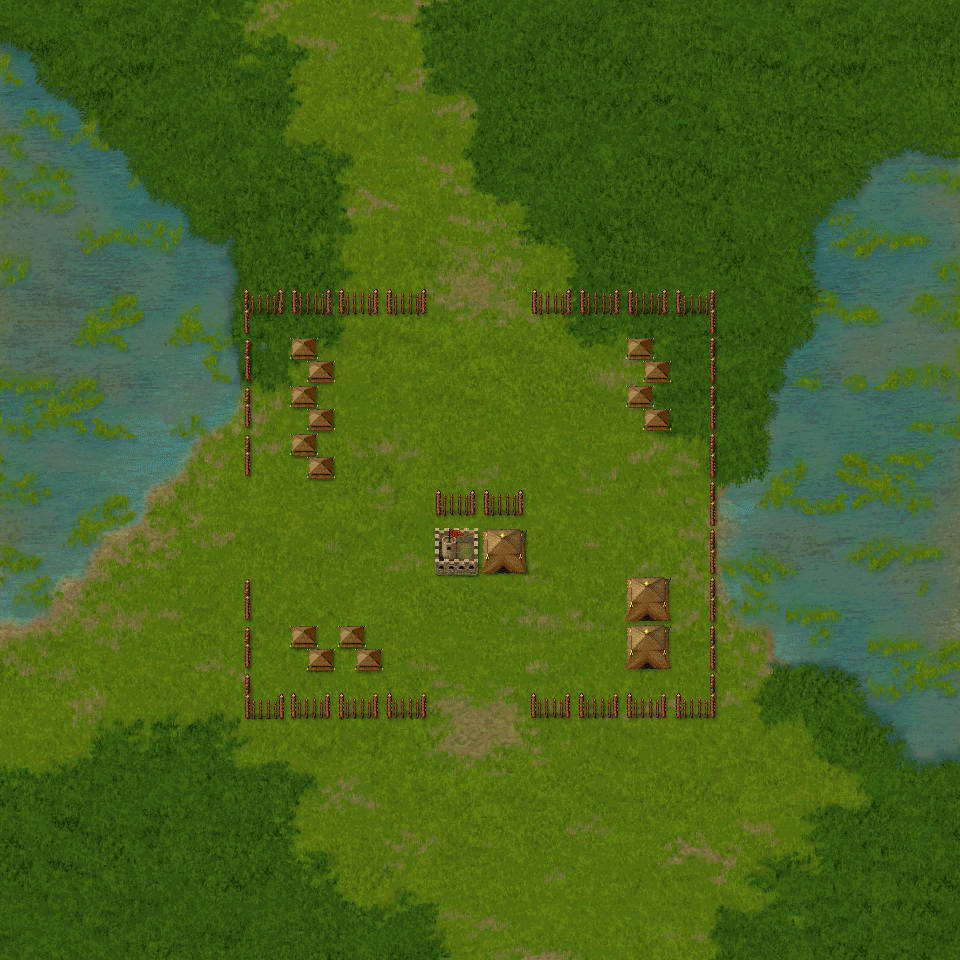

A 2D game scene composited from a Tiled map and its tileset images. What follows is a short description and the map's XML, with each tile layer's data collapsed to a summary:
An orthogonal 20x20 tile map with 48x48 px tiles, 7 tile layers (草原, 平原, 栅栏, 鹿岩, ...) and 54 objects (3x 0, 2x 1, 2x 2, 2x 3, 2x 4, ...).

<map version="1.0" orientation="orthogonal" width="20" height="20" tilewidth="48" tileheight="48">
 <tileset firstgid="1" name="1-1" tilewidth="48" tileheight="48">
  <image source="map/1-1.jpg" trans="ff00ff" width="960" height="960" />
 </tileset>
 <layer name="草原" width="20" height="20">
  <data>[400 cells, 128 non-empty, 128 distinct tile ids]</data>
 </layer>
 <layer name="平原" width="20" height="20">
  <data>[400 cells, 146 non-empty, 146 distinct tile ids]</data>
 </layer>
 <layer name="栅栏" width="20" height="20">
  <data>[400 cells, 30 non-empty, 30 distinct tile ids]</data>
 </layer>
 <objectgroup name="friendAIBegin" width="20" height="20">
  <object name="0" x="672" y="48" width="48" height="48">
   <properties>
    <property name="orientation" value="1" />
   </properties>
  </object>
  <object name="1" x="624" y="96" width="48" height="48">
   <properties>
    <property name="orientation" value="1" />
   </properties>
  </object>
  <object name="2" x="624" y="48" width="48" height="48">
   <properties>
    <property name="orientation" value="1" />
   </properties>
  </object>
  <object name="3" x="480" y="816" width="48" height="48">
   <properties>
    <property name="orientation" value="0" />
   </properties>
  </object>
  <object name="4" x="432" y="864" width="48" height="48">
   <properties>
    <property name="orientation" value="0" />
   </properties>
  </object>
  <object name="5" x="576" y="816" width="48" height="48">
   <properties>
    <property name="orientation" value="0" />
   </properties>
  </object>
  <object name="6" x="288" y="0" width="48" height="48">
   <properties>
    <property name="orientation" value="1" />
   </properties>
  </object>
  <object name="7" x="384" y="0" width="48" height="48">
   <properties>
    <property name="orientation" value="1" />
   </properties>
  </object>
  <object name="8" x="336" y="768" width="48" height="48">
   <properties>
    <property name="orientation" value="2" />
   </properties>
  </object>
  <object name="9" x="576" y="768" width="48" height="48">
   <properties>
    <property name="orientation" value="0" />
   </properties>
  </object>
  <object name="10" x="480" y="0" width="48" height="48">
   <properties>
    <property name="orientation" value="1" />
   </properties>
  </object>
 </objectgroup>
 <objectgroup name="playerBegin" width="20" height="20">
  <object name="0" x="336" y="0" width="48" height="48">
   <properties>
    <property name="orientation" value="1" />
   </properties>
  </object>
 </objectgroup>
 <objectgroup name="enemyAIBegin" width="20" height="20">
  <object name="10" x="384" y="480" width="48" height="48">
   <properties>
    <property name="orientation" value="1" />
   </properties>
  </object>
  <object name="13" x="480" y="720" width="48" height="48">
   <properties>
    <property name="orientation" value="1" />
   </properties>
  </object>
  <object name="6" x="480" y="672" width="48" height="48">
   <properties>
    <property name="orientation" value="1" />
   </properties>
  </object>
  <object name="3" x="432" y="720" width="48" height="48">
   <properties>
    <property name="orientation" value="1" />
   </properties>
  </object>
  <object name="4" x="576" y="720" width="48" height="48">
   <properties>
    <property name="orientation" value="1" />
   </properties>
  </object>
  <object name="1" x="480" y="528" width="48" height="48">
   <properties>
    <property name="orientation" value="1" />
   </properties>
  </object>
  <object name="2" x="288" y="768" width="48" height="48">
   <properties>
    <property name="orientation" value="3" />
   </properties>
  </object>
  <object name="12" x="576" y="576" width="48" height="48">
   <properties>
    <property name="orientation" value="1" />
   </properties>
  </object>
  <object name="5" x="432" y="672" width="48" height="48">
   <properties>
    <property name="orientation" value="1" />
   </properties>
  </object>
  <object name="9" x="336" y="528" width="48" height="48">
   <properties>
    <property name="orientation" value="1" />
   </properties>
  </object>
  <object name="7" x="240" y="480" width="48" height="48">
   <properties>
    <property name="orientation" value="1" />
   </properties>
  </object>
  <object name="0" x="432" y="528" width="48" height="48">
   <properties>
    <property name="orientation" value="1" />
   </properties>
  </object>
  <object name="11" x="576" y="480" width="48" height="48">
   <properties>
    <property name="orientation" value="1" />
   </properties>
  </object>
  <object name="8" x="240" y="528" width="48" height="48">
   <properties>
    <property name="orientation" value="1" />
   </properties>
  </object>
 </objectgroup>
 <layer name="鹿岩" width="20" height="20">
  <data>[400 cells, 1 non-empty, 1 distinct tile ids]</data>
 </layer>
 <layer name="兵营" width="20" height="20">
  <data>[400 cells, 3 non-empty, 3 distinct tile ids]</data>
 </layer>
 <layer name="民居" width="20" height="20">
  <data>[400 cells, 7 non-empty, 7 distinct tile ids]</data>
 </layer>
 <layer name="沼泽" width="20" height="20">
  <data>[400 cells, 85 non-empty, 85 distinct tile ids]</data>
 </layer>
 <objectgroup name="fire1" width="20" height="20">
  <object x="624" y="240" width="48" height="48" />
 </objectgroup>
 <objectgroup name="fire2" width="20" height="20">
  <object x="336" y="240" width="48" height="48" />
  <object x="288" y="192" width="48" height="48" />
 </objectgroup>
 <objectgroup name="fire3" width="20" height="20">
  <object x="288" y="240" width="48" height="48" />
  <object x="240" y="288" width="48" height="48" />
  <object x="288" y="288" width="48" height="48" />
  <object x="336" y="288" height="48" />
  <object x="336" y="288" width="48" height="48" />
  <object x="240" y="336" width="48" height="48" />
  <object x="288" y="336" width="48" height="48" />
  <object x="336" y="336" width="48" height="48" />
  <object x="288" y="384" width="48" height="48" />
  <object x="240" y="384" width="48" height="48" />
  <object x="288" y="432" width="48" height="48" />
  <object x="672" y="240" width="48" height="48" />
  <object x="720" y="240" width="48" height="48" />
  <object x="672" y="192" width="48" height="48" />
  <object x="576" y="288" width="48" height="48" />
  <object x="624" y="288" width="48" height="48" />
  <object x="672" y="288" width="48" height="48" />
  <object x="720" y="288" width="48" height="48" />
  <object x="576" y="336" width="48" height="48" />
  <object x="624" y="336" width="48" height="48" />
  <object x="672" y="336" width="48" height="48" />
  <object x="720" y="336" width="48" height="48" />
  <object x="624" y="384" width="48" height="48" />
  <object x="672" y="384" width="48" height="48" />
  <object x="624" y="432" width="48" height="48" />
 </objectgroup>
</map>
